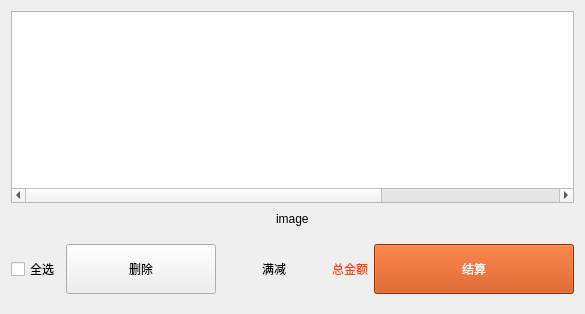
          <widget class="QWidget" name="pageCartInner">
           <layout class="QVBoxLayout" name="verticalLayout_12">
            <item>
             <widget class="QTableWidget" name="tableWidgetCart">
              <property name="styleSheet">
               <string notr="true"/>
              </property>
              <property name="editTriggers">
               <set>QAbstractItemView::NoEditTriggers</set>
              </property>
              <property name="selectionBehavior">
               <enum>QAbstractItemView::SelectRows</enum>
              </property>
              <property name="showGrid">
               <bool>false</bool>
              </property>
              <property name="sortingEnabled">
               <bool>true</bool>
              </property>
              <property name="rowCount">
               <number>0</number>
              </property>
              <property name="columnCount">
               <number>9</number>
              </property>
              <attribute name="horizontalHeaderVisible">
               <bool>false</bool>
              </attribute>
              <attribute name="horizontalHeaderDefaultSectionSize">
               <number>90</number>
              </attribute>
              <attribute name="horizontalHeaderStretchLastSection">
               <bool>true</bool>
              </attribute>
              <attribute name="verticalHeaderVisible">
               <bool>false</bool>
              </attribute>
              <attribute name="verticalHeaderDefaultSectionSize">
               <number>100</number>
              </attribute>
              <attribute name="verticalHeaderMinimumSectionSize">
               <number>100</number>
              </attribute>
              <column>
               <property name="text">
                <string/>
               </property>
              </column>
              <column>
               <property name="text">
                <string/>
               </property>
              </column>
              <column>
               <property name="text">
                <string>编号</string>
               </property>
              </column>
              <column>
               <property name="text">
                <string>品名</string>
               </property>
              </column>
              <column>
               <property name="text">
                <string>类型</string>
               </property>
              </column>
              <column>
               <property name="text">
                <string>单价</string>
               </property>
              </column>
              <column>
               <property name="text">
                <string>数量</string>
               </property>
              </column>
              <column>
               <property name="text">
                <string>小计</string>
               </property>
              </column>
              <column>
               <property name="text">
                <string/>
               </property>
              </column>
             </widget>
            </item>
            <item>
             <layout class="QHBoxLayout" name="horizontalLayout_8">
              <item>
               <spacer name="horizontalSpacer_7">
                <property name="orientation">
                 <enum>Qt::Horizontal</enum>
                </property>
                <property name="sizeType">
                 <enum>QSizePolicy::Expanding</enum>
                </property>
                <property name="sizeHint" stdset="0">
                 <size>
                  <width>40</width>
                  <height>20</height>
                 </size>
                </property>
               </spacer>
              </item>
              <item>
               <widget class="QLabel" name="labelCartEmpty">
                <property name="styleSheet">
                 <string notr="true"/>
                </property>
                <property name="text">
                 <string>image</string>
                </property>
               </widget>
              </item>
              <item>
               <spacer name="horizontalSpacer_8">
                <property name="orientation">
                 <enum>Qt::Horizontal</enum>
                </property>
                <property name="sizeHint" stdset="0">
                 <size>
                  <width>40</width>
                  <height>20</height>
                 </size>
                </property>
               </spacer>
              </item>
             </layout>
            </item>
            <item>
             <widget class="QWidget" name="widgetCartButtons" native="true">
              <layout class="QHBoxLayout" name="horizontalLayout_20">
               <property name="leftMargin">
                <number>0</number>
               </property>
               <property name="rightMargin">
                <number>0</number>
               </property>
               <item>
                <widget class="QCheckBox" name="checkBoxCartSelAll">
                 <property name="text">
                  <string>全选</string>
                 </property>
                </widget>
               </item>
               <item>
                <widget class="QPushButton" name="pushButtonCartDelete">
                 <property name="minimumSize">
                  <size>
                   <width>150</width>
                   <height>50</height>
                  </size>
                 </property>
                 <property name="text">
                  <string>删除</string>
                 </property>
                </widget>
               </item>
               <item>
                <spacer name="horizontalSpacer">
                 <property name="orientation">
                  <enum>Qt::Horizontal</enum>
                 </property>
                 <property name="sizeHint" stdset="0">
                  <size>
                   <width>40</width>
                   <height>20</height>
                  </size>
                 </property>
                </spacer>
               </item>
               <item>
                <widget class="QLabel" name="labelOffAbove">
                 <property name="text">
                  <string>满减</string>
                 </property>
                </widget>
               </item>
               <item>
                <spacer name="horizontalSpacer_26">
                 <property name="orientation">
                  <enum>Qt::Horizontal</enum>
                 </property>
                 <property name="sizeHint" stdset="0">
                  <size>
                   <width>40</width>
                   <height>20</height>
                  </size>
                 </property>
                </spacer>
               </item>
               <item>
                <widget class="QLabel" name="labelCartTotalPrice">
                 <property name="styleSheet">
                  <string notr="true">border-color: rgb(255, 0, 0);
color: rgb(255, 68, 0);
font: 75 16pt &quot;XHei&quot;;</string>
                 </property>
                 <property name="text">
                  <string>总金额</string>
                 </property>
                 <property name="margin">
                  <number>0</number>
                 </property>
                 <property name="indent">
                  <number>0</number>
                 </property>
                </widget>
               </item>
               <item>
                <widget class="QPushButton" name="pushButtonCartCheckout">
                 <property name="minimumSize">
                  <size>
                   <width>200</width>
                   <height>50</height>
                  </size>
                 </property>
                 <property name="styleSheet">
                  <string notr="true">background-color: rgb(200, 66, 0);
color: rgb(255, 255, 255);
font: 75 14pt &quot;XHei&quot;;</string>
                 </property>
                 <property name="text">
                  <string>结算</string>
                 </property>
                 <property name="icon">
                  <iconset resource="res/res.qrc">
                   <normaloff>:/icons-light/forward.png</normaloff>:/icons-light/forward.png</iconset>
                 </property>
                 <property name="iconSize">
                  <size>
                   <width>50</width>
                   <height>50</height>
                  </size>
                 </property>
                </widget>
               </item>
              </layout>
             </widget>
            </item>
           </layout>
          </widget>
